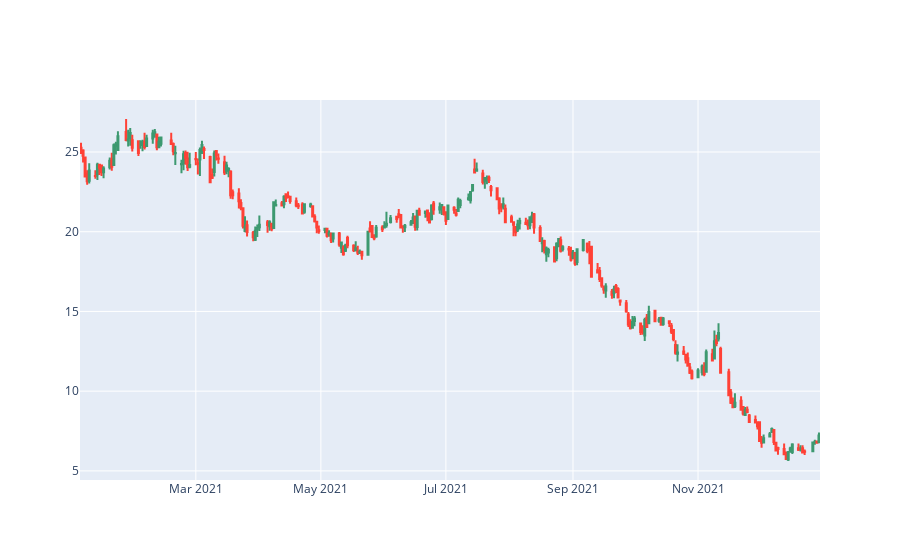

Here is the notebook cell this chart was saved with:
### Code cell
#
Grafico = go.Figure(
    data=[
        go.Candlestick(
            x=Dados.index,
            open = Dados['Abertura'],
            high=Dados['Maior'],
            low=Dados['Menor'],
            close=Dados['Fechamento']
        )

    ]
)
Grafico.update_layout(xaxis_rangeslider_visible=False)
Grafico.show()

### Figure 1 — Plotly figure (JSON) as saved in the notebook; plotly's stock layout.template omitted (floating-point values rounded to 4 significant figures; data arrays with more than 128 entries replaced by an {"elided": "..."} marker saying what was removed)
{"data": [{"close": {"elided": "247 float values"}, "high": {"elided": "247 float values"}, "low": {"elided": "247 float values"}, "open": {"elided": "247 float values"}, "type": "candlestick", "x": {"elided": "247 str values"}}], "layout": {"xaxis": {"rangeslider": {"visible": false}}}}
